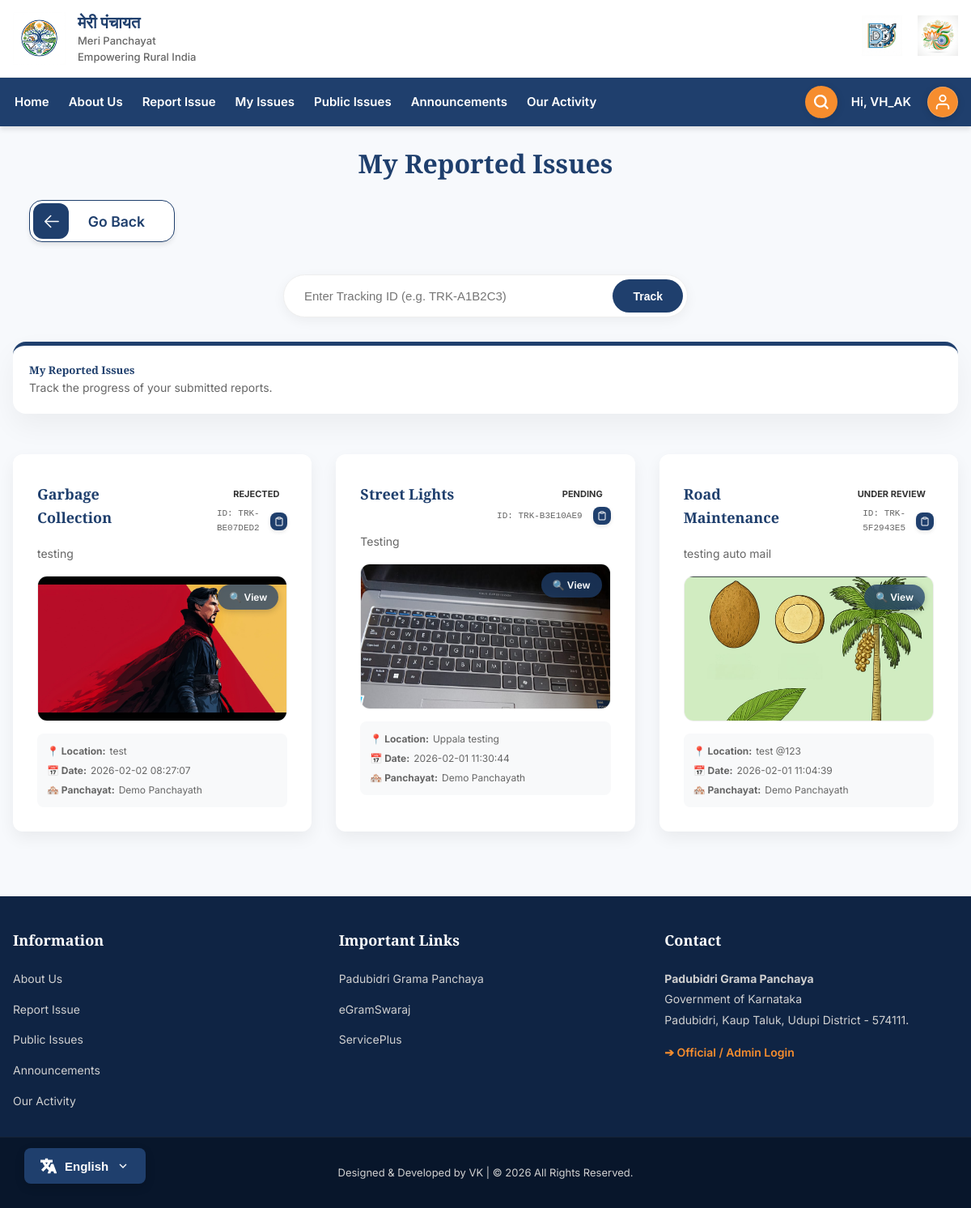
The app's page /track (signed in), older data.
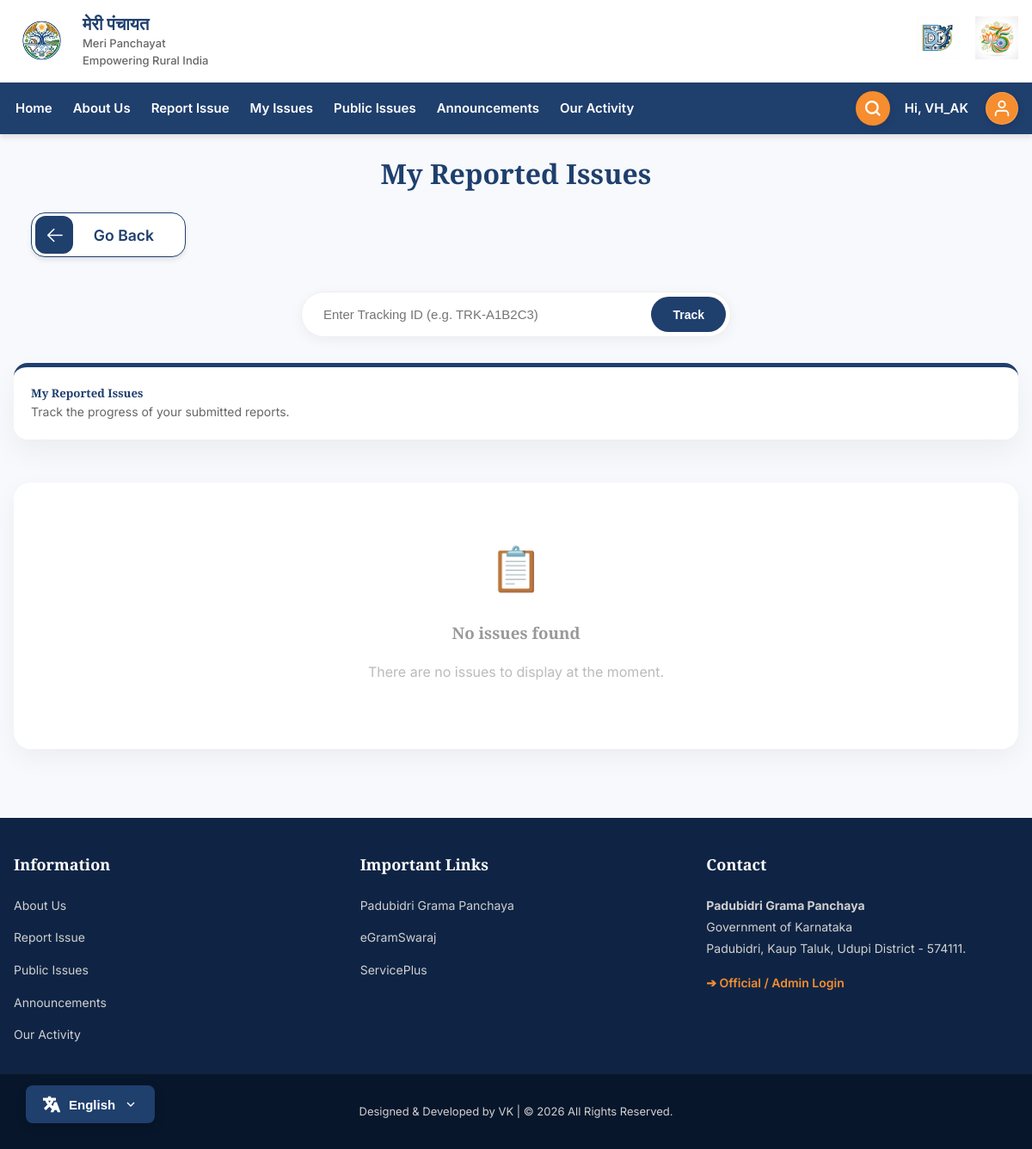
The same page, newer data.
### tables this page shows
CREATE TABLE issues (
        id INTEGER PRIMARY KEY AUTOINCREMENT,
        tracking_id TEXT UNIQUE,
        panchayath_id INTEGER,
        category TEXT,
        description TEXT,
        location TEXT,
        photo_path TEXT,
        status TEXT DEFAULT 'Pending',
        rejection_reason TEXT,
        created_at DATETIME DEFAULT CURRENT_TIMESTAMP
    , user_id INTEGER, reporter_name TEXT);

CREATE TABLE panchayath (
        id INTEGER PRIMARY KEY AUTOINCREMENT,
        name TEXT,
        district TEXT,
        state TEXT
    );

### app.py (the view)
@app.route("/track")
@user_login_required
def track_issue():
    user_id = session["user_id"]
    search_id = request.args.get("search_id")
    new_tracking_id = request.args.get("new_tracking_id")
    conn = connect_db()
    if search_id:
        issues = conn.execute("""
            SELECT i.*, p.name AS panchayath_name
            FROM issues i
            JOIN panchayath p ON p.id = i.panchayath_id
            WHERE i.tracking_id = ? AND i.user_id = ?
        """, (search_id.strip(), user_id)).fetchall()
        if not issues:
            flash(_get_text("flash_no_issue_found"), "warning")
            issues = conn.execute("""
                SELECT i.*, p.name AS panchayath_name
                FROM issues i
                JOIN panchayath p ON p.id = i.panchayath_id
                WHERE i.user_id = ?
                ORDER BY i.created_at DESC
            """, (user_id,)).fetchall()
    else:
        issues = conn.execute("""
            SELECT i.*, p.name AS panchayath_name
            FROM issues i
            JOIN panchayath p ON p.id = i.panchayath_id
            WHERE i.user_id = ?
            ORDER BY i.created_at DESC
        """, (user_id,)).fetchall()
    conn.close()
    return render_template("citizen/track_issue.html", issues=issues, title="My Reported Issues", new_tracking_id=new_tracking_id, search_id=search_id)

### app.py (called while the page is built)
def _get_text(key):
    lang = session.get("lang", "en")
    return TRANSLATIONS.get(lang, TRANSLATIONS["en"]).get(key, key)

@app.context_processor
def inject_get_text():
    return dict(get_text=_get_text)

def user_login_required(f):
    @wraps(f)
    def decorated_function(*args, **kwargs):
        if "user_id" not in session:
            flash(_get_text("flash_login_required"), "info")
            return redirect(url_for("user_login"))
        return f(*args, **kwargs)
    return decorated_function

### templates/citizen/track_issue.html (shortened to what the changed rows need)
{% from "macros.html" import back_button %}
{% extends "base.html" %}
{% block css %}
<link rel="stylesheet" href="{{ url_for('static', filename='css/citizen.css') }}">
{% endblock %}
{% block content %}
<div class="container my-5">
  <div style="display: flex; flex-direction: column; align-items: flex-start; margin-bottom: 20px;">
    <h2 class="section-title" style="text-align: center; width: 100%; margin-bottom: 10px;">{{ title or
      get_text('track_issue_status')
      }}</h2>
  </div>
  <div class="services-grid">
    {% for i in issues %}
    <div class="service-card" style="text-align: left; position: relative;">
      <div style="display: flex; justify-content: space-between; align-items: flex-start;">
        <h4 style="margin-top: 0; color: var(--primary-color); font-size: 18px;">{{ get_text(i.category) }}</h4>
        <div style="text-align: right;">
          <span class="issue-status {{ i.status|lower|replace(' ', '-') }}"
            style="padding: 4px 10px; border-radius: 20px; font-size: 11px; font-weight: 700; text-transform: uppercase;">
            {{ get_text(i.status) }}
          </span>
          {% if i.tracking_id and (not is_public or session.get('user_id') == i.user_id) %}
          <div
            style="font-size: 11px; color: #666; margin-top: 5px; font-family: monospace; display: flex; align-items: center; justify-content: flex-end; gap: 5px;">
            ID: {{ i.tracking_id }}
            <button class="copy" onclick="copyTrackingId('{{ i.tracking_id }}', this)"
              title="{{ get_text('copy_to_clipboard') }}" style="--button-diameter: 22px;">
              <span>
              </span>
            </button>
          </div>
          {% endif %}
        </div>
      </div>
      <div class="description-wrapper">
        <p class="description-text" id="desc-{{ i.id }}">
          {{ i.description }}
        </p>
      </div>
      {% if i.photo_path %}
      <div
        style="margin: 15px 0; height: 180px; border-radius: 12px; overflow: hidden; border: 1px solid #eee; cursor: pointer; position: relative;"
        onclick="openImageModal('{{ url_for('static', filename=i.photo_path) }}')" title="Click to view full size">
        <img src="{{ url_for('static', filename=i.photo_path) }}" alt="Issue Image"
          style="width: 100%; height: 100%; object-fit: cover;">
        <div
          style="position: absolute; top: 10px; right: 10px; background: rgba(31, 63, 109, 0.75); color: white; padding: 6px 14px; border-radius: 20px; font-size: 12px; font-weight: 600; backdrop-filter: blur(8px); box-shadow: 0 2px 8px rgba(0,0,0,0.2);">
          🔍 {{ get_text('view') }}
        </div>
      </div>
      {% endif %}
      <div style="background: #f8f9fa; padding: 12px; border-radius: 8px; margin-top: 15px;">
        <div style="font-size: 12px; color: #666; display: flex; flex-direction: column; gap: 5px;">
          <span style="display: flex; align-items: center; gap: 5px;">
            <strong>📍 {{ get_text('location') }}:</strong> {{ i.location }}
          </span>
          <span style="display: flex; align-items: center; gap: 5px;">
            <strong>📅 {{ get_text('date') }}:</strong> {{ i.created_at }}
          </span>
          <span style="display: flex; align-items: center; gap: 5px;">
            <strong>🏘️ {{ get_text('panchayat') }}:</strong> {{ i.panchayath_name }}
          </span>
        </div>
      </div>
    </div>
    {% else %}
    <div
      style="grid-column: 1/-1; text-align: center; padding: 60px; background: white; border-radius: 20px; box-shadow: 0 10px 30px rgba(0,0,0,0.05);">
      <div style="font-size: 50px; margin-bottom: 20px;">📋</div>
      <h3 style="color: #999;">{{ get_text('no_issues_found') }}</h3>
      <p style="color: #bbb;">{{ get_text('no_issues_desc') }}</p>
    </div>
    {% endfor %}
  </div>
</div>
{% endblock %}

Row changes from the older to the newer data that the page shows:
removed issues: category "Garbage Collection", status "REJECTED", tracking_id "TRK-BE07DED2", description "testing", photo_path (picture), get_text "View", get_text "Location", location "test", get_text "Date", created_at "2026-02-02 08:27:07", get_text "Panchayat", panchayath_name "Demo Panchayath"
removed issues: category "Street Lights", status "PENDING", tracking_id "TRK-B3E10AE9", description "Testing", photo_path (picture), get_text "View", get_text "Location", location "Uppala testing", get_text "Date", created_at "2026-02-01 11:30:44", get_text "Panchayat", panchayath_name "Demo Panchayath"
removed issues: category "Road Maintenance", status "UNDER REVIEW", tracking_id "TRK-5F2943E5", description "testing auto mail", photo_path (picture), get_text "View", get_text "Location", location "test @123", get_text "Date", created_at "2026-02-01 11:04:39", get_text "Panchayat", panchayath_name "Demo Panchayath"
Text that changed along with them:
{{ get_text('no_issues_found') }}: (not shown) → "No issues found"
{{ get_text('no_issues_desc') }}: (not shown) → "There are no issues to display at the moment."
